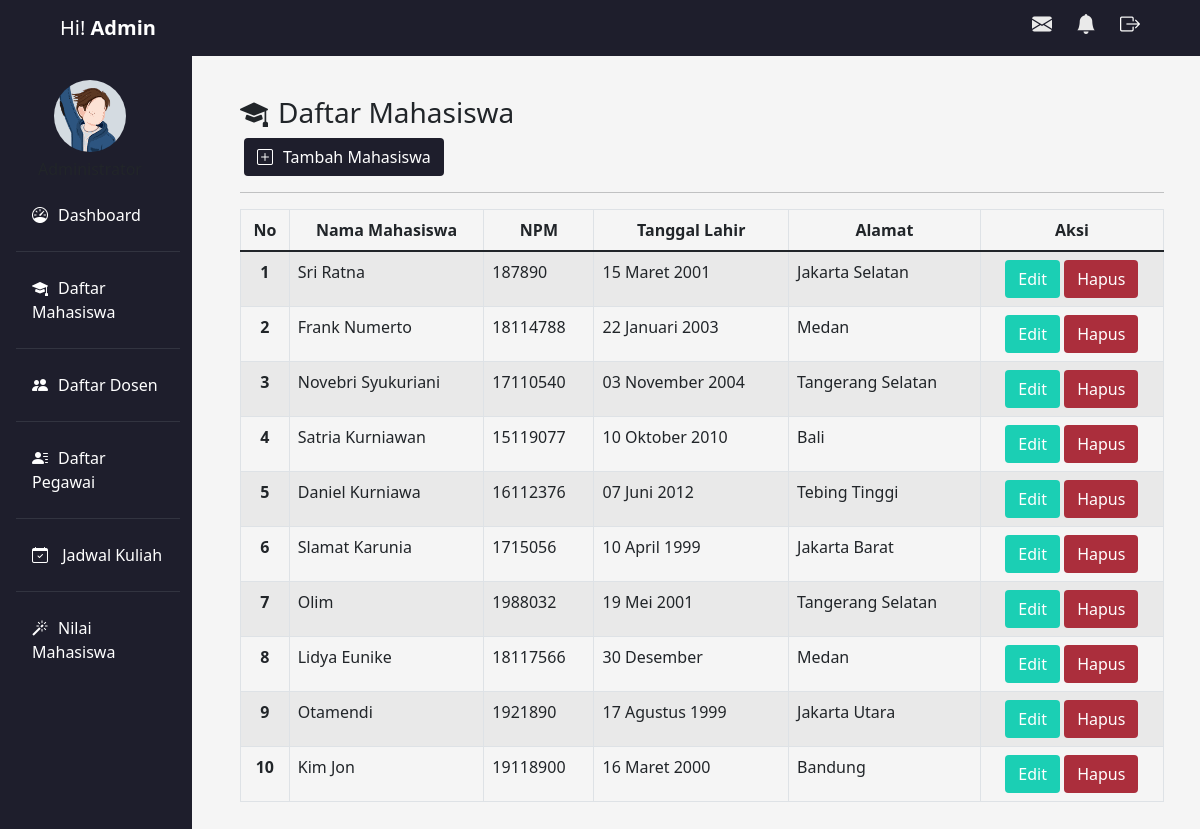
The page /mahasiswa.php on the database its author committed.
### tables this page shows
CREATE TABLE `mahasiswa` (
  `id` int(11) NOT NULL,
  `nama` varchar(100) NOT NULL,
  `npm` char(9) NOT NULL,
  `lahir` varchar(50) NOT NULL,
  `alamat` varchar(100) NOT NULL
);

### mahasiswa.php (the view, shortened to what this page needs)
<!DOCTYPE html>
<html lang="en">
  <head>
    <link href="https://cdn.jsdelivr.net/npm/bootstrap@5.1.3/dist/css/bootstrap.min.css" rel="stylesheet" />
    <link rel="stylesheet" href="style.css" />
    <link rel="stylesheet" href="https://cdn.jsdelivr.net/npm/bootstrap-icons@1.10.2/font/bootstrap-icons.css" />
    <link rel="stylesheet" href="https://unpkg.com/aos@next/dist/aos.css" />
  </head>
  <body>
    <nav class="navbar navbar-light fixed-top">
      <div class="container-fluid">
        <a class="navbar-brand ms-5 text-white">Hi! <strong>Admin</strong></a>
        <div class="icon d-flex">
          <h5 class="ps-4"><i class="bi bi-envelope-fill" data-bs-toggle="tooltip" title="Surat Masuk"></i></h5>
          <h5 class="ps-4"><i class="bi bi-bell-fill" data-bs-toggle="tooltip" title="Notifikasi"></i></h5>
          <h5 class="ps-4 pe-5"> <a href="index.php"><i class="bi bi-box-arrow-right text-white" onclick="return confirm('Anda yakin keluar?');" data-bs-toggle="tooltip" title="Sign Out"></i></a></h5>
        </div>
      </div>
    </nav>
    <div id="sidebar" class="row mt-5">
      <div class="col-md-2 mt-2 pt-4 side-bar">
        <div class="profile text-center mb-3">
          <img src="img/profil.png" alt="admin" class="rounded-circle" width="40%" />
          <h5 class="fs-6 mt-2">Administrator</h5>
        </div>
        <ul class="nav flex-column ms-3 mb-2">
          <li class="nav-item">
            <a class="nav-link active" aria-current="page" href="dashboard.php"><i class="bi bi-speedometer"></i>Dashboard</a>
            <hr class="bg-secondary" />
          </li>
          <li class="nav-item">
            <a class="nav-link" href="mahasiswa.php"><i class="bi bi-mortarboard-fill"></i>Daftar Mahasiswa</a>
            <hr class="bg-secondary" />
          </li>
          <li class="nav-item">
            <a class="nav-link" href="dosen.php"><i class="bi bi-people-fill"></i>Daftar Dosen</a>
            <hr class="bg-secondary" />
          </li>
          <li class="nav-item">
            <a class="nav-link" href="pegawai.php"><i class="bi bi-person-lines-fill"></i>Daftar Pegawai</a>
            <hr class="bg-secondary" />
          </li>
          <li class="nav-item">
            <a class="nav-link" href="jadwal.php"><i class="bi bi-calendar-check"></i> Jadwal Kuliah</a>
            <hr class="bg-secondary" />
          </li>
          <li class="nav-item">
            <a class="nav-link" href="nilai.php"><i class="bi bi-magic"></i>Nilai Mahasiswa</a>
          </li>
        </ul>
      </div>
      <div id="mainbar" class="col-md-10 p-5 main-content">
        <div class="row">
        <div class="col-md-8">
        <h3 data-aos="fade-in" data-aos-duration="2000"><i class="bi bi-mortarboard-fill"></i>Daftar Mahasiswa</h3>
        </div>
        <div class="col-md-4 ms-1" >
        <a href="createmahasiswa.php" class="btn btn-detail ms-auto" data-aos="fade-in" data-aos-duration="2000"><i class="bi bi-plus-square"></i>Tambah Mahasiswa</a>
        </div>
        </div>
        <hr />
        <table class="table table-striped table-bordered" data-aos="fade-up" data-aos-duration="1000">
          <thead>
            <tr class="text-center">
              <th scope="col">No</th>
              <th scope="col">Nama Mahasiswa</th>
              <th scope="col">NPM</th>
              <th scope="col">Tanggal Lahir</th>
              <th scope="col">Alamat</th>
              <th class="text-center" colspan="2" scope="col">Aksi</th>
            </tr>
          </thead>
          <tbody>
          <?php
							include('koneksi.php');
							$datas = mysqli_query($koneksi, "select * from mahasiswa") or die(mysqli_error($koneksi));
							$no = 1;
							while($row = mysqli_fetch_assoc($datas)) {
						?>
            <tr>
              <th class="text-center" scope="row"><?= $no; ?></th>
              <td><?= $row['nama'];  ?></td>
              <td><?= $row['npm']; ?></td>
              <td><?= $row['lahir']; ?></td>
              <td><?= $row['alamat']; ?></td>
              <td class="text-center">
                <a href="updatemahasiswa.php?id=<?= $row['id']; ?>" class="btn btn-edit">Edit</a>
                <a href="deletemahasiswa.php?id=<?= $row['id']; ?>" class="btn btn-hapus" onclick="return confirm('Hapus Data?');">Hapus</a>
              </td>
            </tr>
            <?php $no++; } ?>
          </tbody>
        </table>
      </div>
    </div>
  </body>
</html>

### style.css (style rules this page uses)
.navbar { background-color: #1e1e2c; }
.navbar h5 { color: #eaeaea; }
#sidebar a { color: white; }
#sidebar i { margin-right: 10px; }
#sidebar .side-bar { background-color: #1e1e2c; }
#sidebar .main-content { background-color: whitesmoke; }
#mainbar a { text-decoration: none; color: white; }
#mainbar .btn-detail { background-color: #1e1e2c; }
#mainbar .btn-edit { background-color: #1bcfb4; }
#mainbar .btn-hapus { background-color: #ab2e3c; }

### rows shown on the page
mahasiswa: nama "Sri Ratna", npm "187890", lahir "15 Maret 2001", alamat "Jakarta Selatan"
mahasiswa: nama "Frank Numerto", npm "18114788", lahir "22 Januari 2003", alamat "Medan"
mahasiswa: nama "Novebri Syukuriani", npm "17110540", lahir "03 November 2004", alamat "Tangerang Selatan"
mahasiswa: nama "Satria Kurniawan", npm "15119077", lahir "10 Oktober 2010", alamat "Bali"
mahasiswa: nama "Daniel Kurniawa", npm "16112376", lahir "07 Juni 2012", alamat "Tebing Tinggi"
mahasiswa: nama "Slamat Karunia", npm "1715056", lahir "10 April 1999", alamat "Jakarta Barat"
mahasiswa: nama "Olim", npm "1988032", lahir "19 Mei 2001", alamat "Tangerang Selatan"
mahasiswa: nama "Lidya Eunike", npm "18117566", lahir "30 Desember", alamat "Medan"
mahasiswa: nama "Otamendi", npm "1921890", lahir "17 Agustus 1999", alamat "Jakarta Utara"
mahasiswa: nama "Kim Jon", npm "19118900", lahir "16 Maret 2000", alamat "Bandung"
